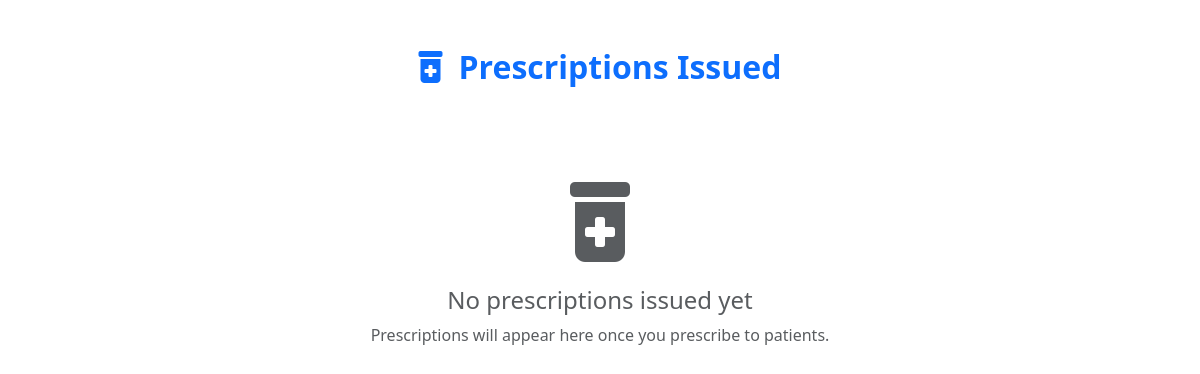
Page /doctor-prescriptions/ (signed in) on the earlier database version.
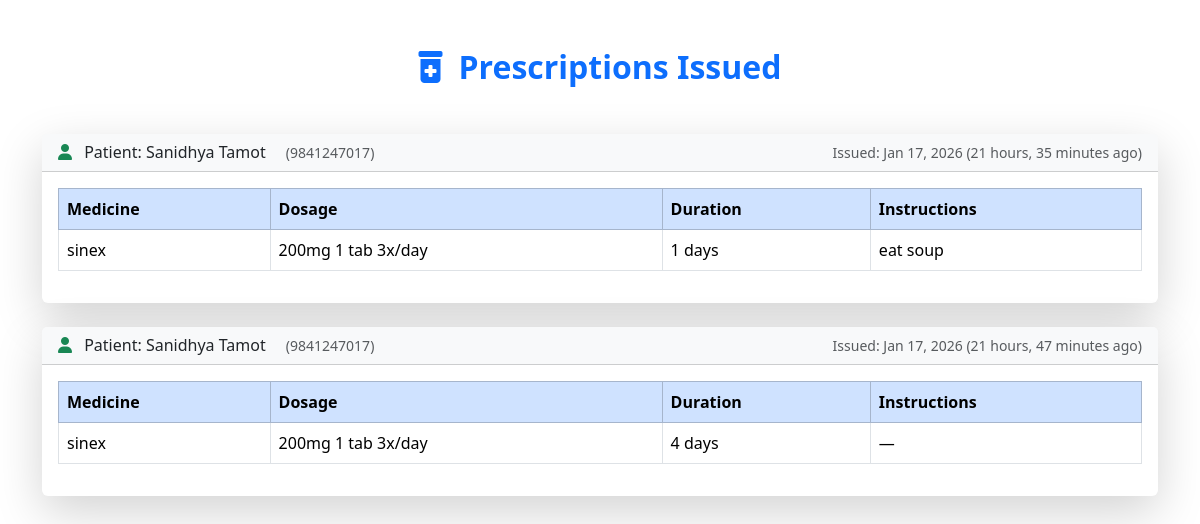
Same page on the later database version.
### hospital/models.py (models this page shows, shortened)
class Prescription(models.Model):
    patient = models.ForeignKey('Patient', on_delete=models.CASCADE, related_name='prescriptions')
    doctor = models.ForeignKey('Doctor', on_delete=models.SET_NULL, null=True, related_name='prescriptions_issued')
    appointment = models.ForeignKey('Appointment', on_delete=models.SET_NULL, null=True, blank=True)
    date_issued = models.DateTimeField(default=timezone.now)
    notes = models.TextField(blank=True, null=True)

class Patient(models.Model):
    Name= models.CharField(max_length=100)
    Gender= models.CharField(max_length=100)
    Mobile = models.CharField(max_length=15)
    Address= models.TextField()
    email = models.EmailField(max_length=100, blank=True, null=True)         # optional
    password = models.CharField(max_length=128)   # ADD THIS

class PrescriptionItem(models.Model):
    prescription = models.ForeignKey(Prescription, on_delete=models.CASCADE, related_name='items')
    medicine_name = models.CharField(max_length=200)
    dosage = models.CharField(max_length=100)  # e.g., "500mg, 1 tablet 3x/day"
    duration_days = models.PositiveIntegerField()
    instructions = models.TextField(blank=True, null=True)

### hospital/views.py (the view)
# urls.py: path('doctor-prescriptions/', doctor_prescriptions, name='doctor_prescriptions'),
def doctor_prescriptions(request):
    if request.session.get('user_type') != 'doctor':
        return redirect('main_login')
    doctor_id = request.session.get('doctor_id')
    doctor = Doctor.objects.get(id=doctor_id)
    prescriptions = Prescription.objects.filter(doctor=doctor).order_by('-date_issued')
    context = {
        'doctor': doctor,
        'prescriptions': prescriptions,
    }
    return render(request, 'doctor_prescriptions.html', context)

### hospital/templates/doctor_prescriptions.html (shortened to what this page needs)
{% extends "base.html" %}
{% block content %}
<div class="container my-5">
    <h2 class="text-center fw-bold text-primary mb-5">
        <i class="fas fa-prescription-bottle-alt me-3"></i>Prescriptions Issued
    </h2>
    {% if prescriptions %}
        {% for prescription in prescriptions %}
        <div class="card shadow-lg mb-4 border-0">
            <div class="card-header bg-light d-flex justify-content-between align-items-center">
                <h6 class="mb-0">
                    <i class="fas fa-user me-2 text-success"></i>
                    Patient: {{ prescription.patient.Name }}
                    <small class="text-muted ms-3">({{ prescription.patient.Mobile }})</small>
                </h6>
                <small class="text-muted">
                    Issued: {{ prescription.date_issued|date:"M d, Y" }}
                    ({{ prescription.date_issued|timesince }} ago)
                </small>
            </div>
            <div class="card-body">
                <div class="table-responsive">
                    <table class="table table-hover table-bordered">
                        <thead class="table-primary">
                            <tr>
                                <th>Medicine</th>
                                <th>Dosage</th>
                                <th>Duration</th>
                                <th>Instructions</th>
                            </tr>
                        </thead>
                        <tbody>
                            {% for item in prescription.items.all %}
                            <tr>
                                <td>{{ item.medicine_name }}</td>
                                <td>{{ item.dosage }}</td>
                                <td>{{ item.duration_days }} days</td>
                                <td>{{ item.instructions|default:"—" }}</td>
                            </tr>
                            {% empty %}
                            <tr>
                                <td colspan="4" class="text-center text-muted py-3">
                                    No medicines in this prescription
                                </td>
                            </tr>
                            {% endfor %}
                        </tbody>
                    </table>
                </div>
            </div>
        </div>
        {% endfor %}
    {% else %}
        <div class="text-center py-5">
            <i class="fas fa-prescription-bottle-alt fa-5x text-muted mb-4"></i>
            <h4 class="text-muted">No prescriptions issued yet</h4>
            <p class="text-muted">Prescriptions will appear here once you prescribe to patients.</p>
        </div>
    {% endif %}
</div>
{% endblock %}

### hospital/templates/base.html (shortened to what this page needs)
{% load static %}
<!DOCTYPE html>
<html lang="en">
<head>
    <link href="https://cdn.jsdelivr.net/npm/bootstrap@5.3.3/dist/css/bootstrap.min.css" rel="stylesheet">
    <link rel="stylesheet" href="https://cdnjs.cloudflare.com/ajax/libs/font-awesome/6.5.0/css/all.min.css">
</head>
<body>
    {% block content %}
    {% endblock %}
</body>
</html>

Differences in the rows shown:
added Prescription: patient.Name "Sanidhya Tamot", patient.Mobile "9841247017", date_issued "Jan 17, 2026", date_issued "21 hours, 35 minutes"
added PrescriptionItem: medicine_name "sinex", dosage "200mg 1 tab 3x/day", duration_days "1", instructions "eat soup", shown under "Sanidhya Tamot"
added Prescription: patient.Name "Sanidhya Tamot", patient.Mobile "9841247017", date_issued "Jan 17, 2026", date_issued "21 hours, 47 minutes"
added PrescriptionItem: medicine_name "sinex", dosage "200mg 1 tab 3x/day", duration_days "4", instructions "—", shown under "Sanidhya Tamot"
Other differences:
text no longer shown: "No prescriptions issued yet Prescriptions will appear here once you prescribe to patients."
